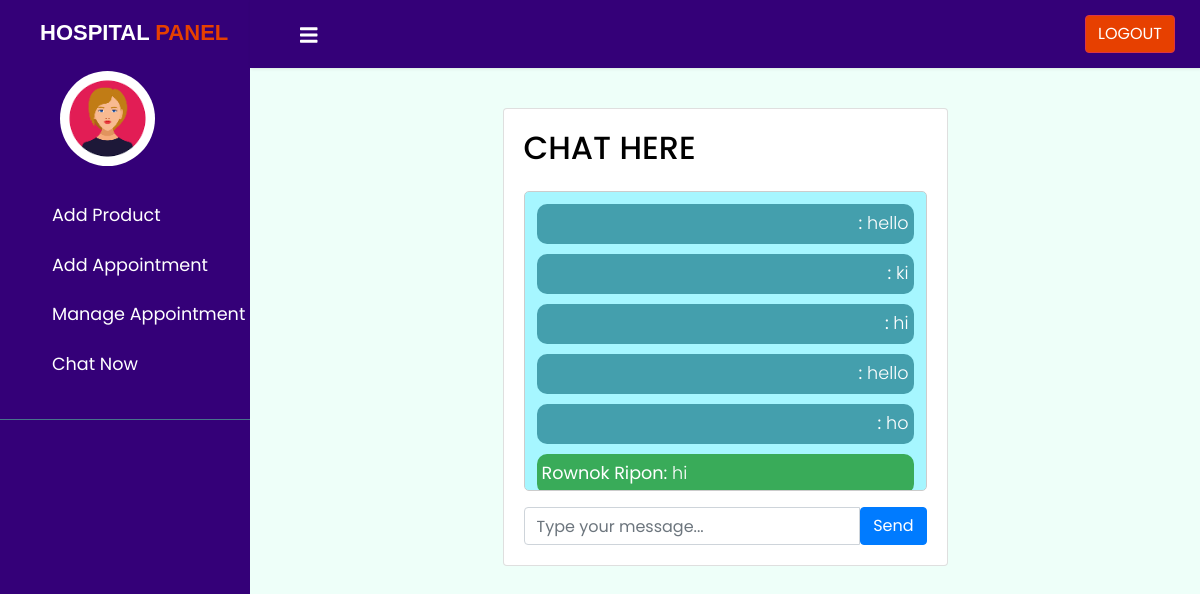
Screenshot of /hospital/chat.php with the database file from the repository.
### tables this page shows
CREATE TABLE `chat_messages` (
  `id` int(11) NOT NULL,
  `message` text NOT NULL,
  `sender_type` varchar(50) NOT NULL,
  `timestamp` timestamp NOT NULL DEFAULT current_timestamp(),
  `sender_id` int(11) DEFAULT NULL
);

CREATE TABLE `tbl_army` (
  `id` int(11) NOT NULL,
  `name` varchar(100) NOT NULL,
  `army_id` varchar(100) NOT NULL,
  `phone` varchar(20) NOT NULL,
  `email` varchar(100) NOT NULL,
  `password` varchar(100) NOT NULL,
  `profile_image` varchar(255) NOT NULL
);

### hospital/chat.php (the view, shortened to what this page needs)
<?php
include 'inc/header.php';
?>
<?php
require_once "../connection/db_connection.php";
$sql = "SELECT cm.*, ta.name AS sender_name FROM chat_messages cm
        LEFT JOIN tbl_army ta ON cm.sender_id = ta.id";
$result = mysqli_query($conn, $sql);
$messages = [];
if ($result && mysqli_num_rows($result) > 0) {
    while ($row = mysqli_fetch_assoc($result)) {
        $messages[] = $row;
    }
}
?>
<!DOCTYPE html>
<html>
<head>
</head>
<body>
<div class="container mt-4">
    <div class="row">
        <div class="col-md-6 offset-md-3">
        <div class="card">
  <div class="card-body">
            <h2 class="mb-4" style="color:#000;">CHAT HERE</h2>
            <div id="chat-box" style="height: 300px; border: 1px solid #ccc; overflow-y: scroll;">
                <?php foreach ($messages as $message) : ?>
                    <?php
                    $messageClass = ($message['sender_type'] === 'hospital') ? 'hospital-message' : 'parent-message';
                    $alignClass = ($message['sender_type'] === 'hospital') ? 'text-right' : 'text-left';
                    $sender = ($message['sender_type'] === 'hospital') ? $loggedInHospitalName : $message['sender_name'];
                    ?>
                    <p class="<?php echo $messageClass . ' ' . $alignClass; ?>" data-message-id="<?php echo $message['id']; ?>">
                        <strong><?php echo $sender . ': '; ?></strong><?php echo $message['message']; ?>
                    </p>
                <?php endforeach; ?>
            </div>
            <form id="chat-form" class="input-group mt-3" method="POST">
                <input type="text" name="message" id="message-input" class="form-control" placeholder="Type your message...">
                <button type="submit" class="btn btn-primary">Send</button>
            </form>
        </div>
    </div>
</div>
</div>
</div>
</body>
</html>
<?php
include 'inc/footer.php';
?>

### hospital/style.css (style rules this page uses)
body { font-family: 'Poppins', sans-serif; background: #fafafa; }
p { font-family: 'Poppins', sans-serif; font-size: 1.1em; font-weight: 300; line-height: 1.7em; color: #999; }

### hospital/chat.php (style rules this page uses)
div#chat-box { background: #00e5ff59; color: #fff; padding: 12px; border-radius: 5px; }
.hospital-message { text-align: right; color: #fff; background-color: #00647496; padding: 5px; border-radius: 10px; margin-bottom: 10px; }
.parent-message { text-align: left; color: #fff; background-color: #008504a8; padding: 5px; border-radius: 10px; margin-bottom: 10px; }

### rows the page displays
chat_messages: message "hello"
chat_messages: message "ki"
chat_messages: message "hi"
chat_messages: message "hello"
chat_messages: message "ho"
chat_messages: tbl_army.name "Rownok Ripon", message "hi"
